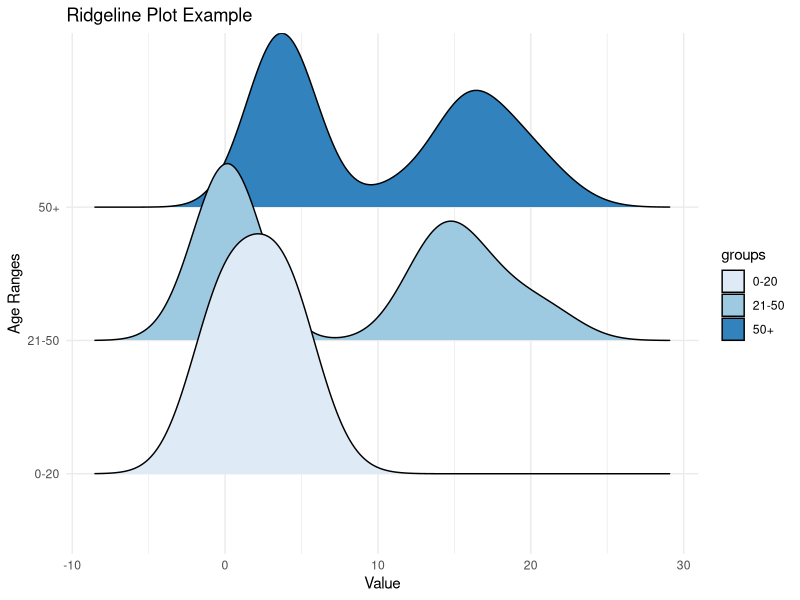

This figure's R source: (Note: this script raises an error after producing the figure.)
library(ggplot2)
library(ggridges)


#creates a data frame with 300 randomly geerated numbers from different normal distributions
#Creates an additional column called groups that have random age groups in them 
set.seed(123)
df_ridge <- data.frame(
  values_for_density = c(rnorm(100, mean = 0),
                         rnorm(100, mean = 4),
                         rnorm(100, mean = 16, sd = 3)),
  #vector to randomly designate age categories to the numbers generated above
  groups = factor(rep(c("0-20", "21-50", "50+"), times = 2, each = 50))
  )

#plotting this data in a ridgeline density plot
ggplot(df_ridge, aes (x = values_for_density, y = groups, fill = groups)) +
  geom_density_ridges() +
  theme_minimal() +
  labs(title = "Ridgeline Plot Example", x = "Value", y = "Age Ranges") +
  scale_fill_brewer()

#Generates xy pairs from 2 different normally distributed samples of 300 with different means
#randomly groups each xy pair with a group alternating between groups 1 2 and 3
df_scatter<- data.frame(
  x = rnorm(300, mean = 2),
  y = rnorm(300, mean = 10),
  group = factor(rep(c("Group 1", "Group 2", "Group 3"), each = 1, times = 100))
)

#creating a side by side scatterplot using facet_wrap(~categorical)
#facet_wrap(rows ~ cols)
ggplot(df_scatter, aes(x = x, y = y, color = group)) +
  geom_point() +
  facet_wrap(~group, ncol = 1) + 
  theme_minimal() +
  labs(title = "Side-by-side Scatterplots for all 3 groups (X vs Y)") +
  scale_color_viridis(discrete = TRUE, option = "plasma")


#data frame with 3 start and end points for the data, to be classified by cat category
df_dumbbell <- data.frame(
  category = c("Cat1", "Cat2", "Cat3"),
  start = c(5, 10, 15),
  end = c(8, 12, 18)
)

#dumbbell plot
#y = category tells ggplot the dumbbells will be stacked vertically along categories
# x start and xend end tell ggplot what will determine the length of the line along the horizontal axis
ggplot(df_dumbbell, aes(y = category, x = start, xend = end, color = "#AA00AA")) +
  geom_segment() +
  geom_point(aes(x = start), color = "#00A0AA") +
  geom_point(aes(x = end), color = "#088748") +
  theme_minimal() +
  labs(title = "Dumbbell Plot for Cat Groups", x = "Value", y = "Category")


#Multiple BoxPlots
#creates dataframe with randomly generated values from 3 normal distributions and assigns them to a random group
df_boxplot <- data.frame(
  value = c(rnorm(51, 5),
            rnorm(51, 7),
            rnorm(51, 6)),
  group = factor(rep(c("Group 1", "Group 2", "Group 3"), times = 17, each = 1))
)
  
ggplot(df_boxplot, aes(y = group, x = value, fill = group)) +
  geom_boxplot() +
  theme_minimal() +
  labs(title = "Multiple Boxplots Example") +
  scale_fill_viridis_d(option = "inferno") 
  
  
  
  
